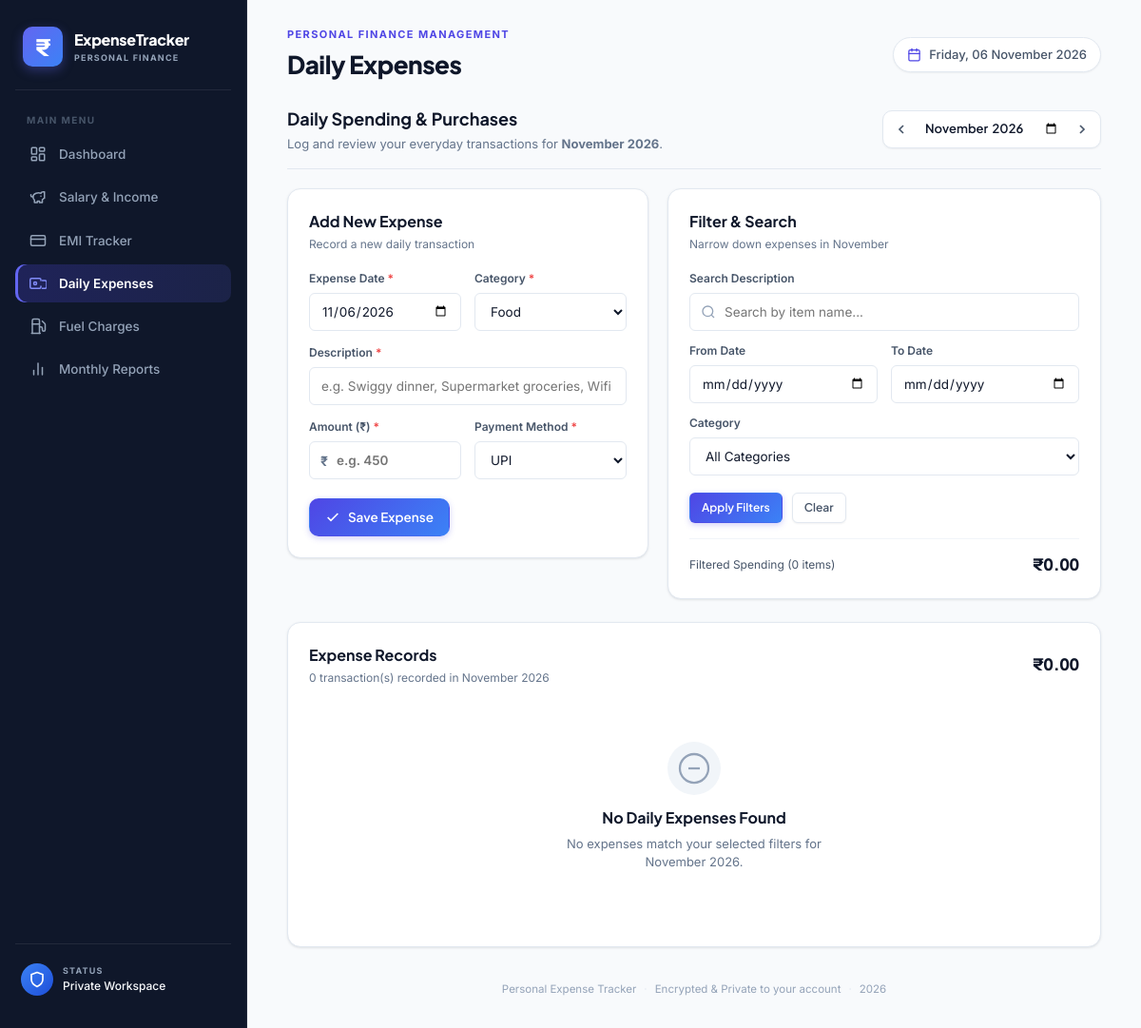
Before: /expenses with the older database file.
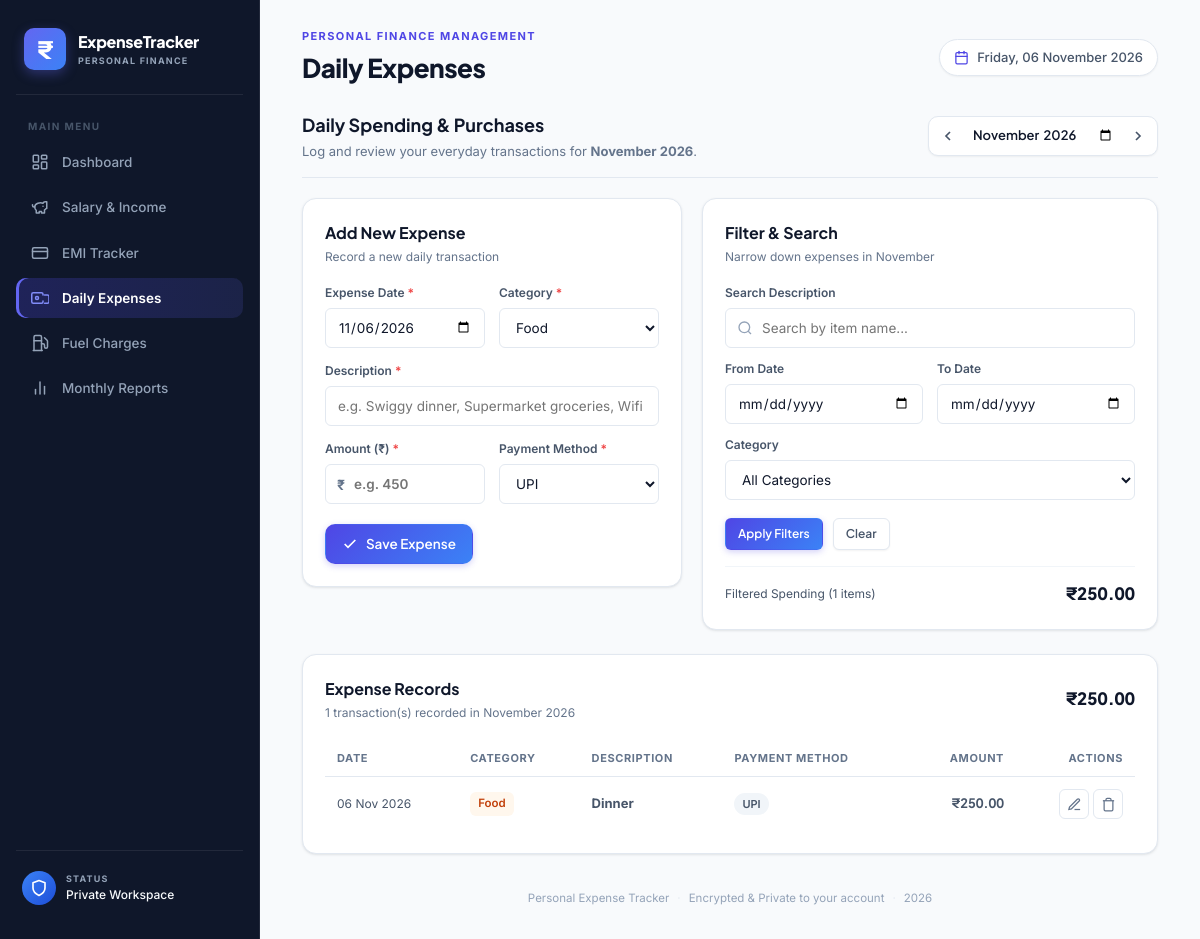
After: the same page with the newer database file.
### database.py (models this page shows)
class DailyExpense(Base):
    __tablename__ = "daily_expenses"
    __table_args__ = (
        CheckConstraint("amount_paise > 0", name="ck_expense_amount"),
        Index("idx_expenses_user_date", "user_id", "expense_date"),
    )
    id = Column(Integer, primary_key=True)
    user_id = Column(Integer, ForeignKey("users.id", ondelete="CASCADE"), nullable=False)
    expense_date = Column(String(10), nullable=False)
    category = Column(String, nullable=False)
    description = Column(String, nullable=False)
    amount_paise = Column(Integer, nullable=False)
    payment_method = Column(String, nullable=False)

### app.py (the view, shortened to what this page needs)
@app.route("/expenses", methods=["GET", "POST"])
@login_required
def expenses():
    month, year = selected_period(request.form if request.method == "POST" else None)
    record_id = request.form.get("id") if request.method == "POST" else request.args.get("edit")
    record = (
        fetch_record("daily_expenses", int(record_id))
        if record_id and record_id.isdigit()
        else None
    )
    return render_expenses_page(
        month, year, request.form if request.method == "POST" else None, record
    )

### templates/expenses.html (shortened to what this page needs)
{% extends "base.html" %}
{% block page_heading %}Daily Expenses{% endblock %}
{% block content %}
<section class="page-intro">
    <div class="intro-heading">
        <h2>Daily Spending & Purchases</h2>
        <p>Log and review your everyday transactions for <strong>{{ month_name }} {{ year }}</strong>.</p>
    </div>
    <div class="intro-controls">
        <form class="period-picker-group" method="get">
            <a class="period-nav-btn" href="{{ url_for('expenses', month=prev_month_value) }}" title="Previous Month">
                <svg width="16" height="16" viewBox="0 0 24 24" fill="none" stroke="currentColor" stroke-width="2.5"><polyline points="15 18 9 12 15 6"/></svg>
            </a>
            <div class="period-input-wrapper">
                <input type="month" name="month" value="{{ month_value }}" onchange="this.form.submit()">
            </div>
            <a class="period-nav-btn" href="{{ url_for('expenses', month=next_month_value) }}" title="Next Month">
                <svg width="16" height="16" viewBox="0 0 24 24" fill="none" stroke="currentColor" stroke-width="2.5"><polyline points="9 18 15 12 9 6"/></svg>
            </a>
        </form>
    </div>
</section>
<div class="content-split-layout">
    <section class="panel form-panel">
        <div class="panel-header">
            <div>
                <h3 class="panel-title">{{ "Edit" if record else "Add New" }} Expense</h3>
                <p class="panel-subtitle">{{ "Update expense details" if record else "Record a new daily transaction" }}</p>
            </div>
        </div>
        <form method="post" class="standard-form" data-validate>
            <div class="form-row-2">
                <div class="form-field">
                    <label for="expense-date">Expense Date <span class="required">*</span></label>
                    <input id="expense-date"
                           name="expense_date"
                           type="date"
                           required
                           value="{{ form_data.get('expense_date', record['expense_date'] if record else today_iso) if form_data else (record['expense_date'] if record else today_iso) }}">
                </div>
                <div class="form-field">
                    <label for="expense-category">Category <span class="required">*</span></label>
                    <select id="expense-category" name="category" required>
                        {% for item in categories %}
                            <option value="{{ item }}" {% if (form_data.get('category') if form_data else (record['category'] if record else '')) == item %}selected{% endif %}>
                                {{ item }}
                            </option>
                        {% endfor %}
                    </select>
                </div>
            </div>
            <div class="form-field">
                <label for="expense-desc">Description <span class="required">*</span></label>
                <input id="expense-desc"
                       name="description"
                       type="text"
                       required
                       placeholder="e.g. Swiggy dinner, Supermarket groceries, Wifi bill"
                       value="{{ form_data.get('description', record['description'] if record else '') if form_data else (record['description'] if record else '') }}">
            </div>
            <div class="form-row-2">
                <div class="form-field">
                    <label for="expense-amount">Amount (₹) <span class="required">*</span></label>
                    <div class="input-currency-wrapper">
                        <span class="currency-prefix">₹</span>
                        <input id="expense-amount"
                               name="amount"
                               type="number"
                               min="0.01"
                               step="0.01"
                               required
                               placeholder="e.g. 450"
                               value="{{ form_data.get('amount', record['amount_paise']|rupee_val if record else '') if form_data else (record['amount_paise']|rupee_val if record else '') }}">
                    </div>
                </div>
                <div class="form-field">
                    <label for="expense-payment">Payment Method <span class="required">*</span></label>
                    <select id="expense-payment" name="payment_method" required>
                        {% for item in payment_methods %}
                            <option value="{{ item }}" {% if (form_data.get('payment_method') if form_data else (record['payment_method'] if record else 'UPI')) == item %}selected{% endif %}>
                                {{ item }}
                            </option>
                        {% endfor %}
                    </select>
                </div>
            </div>
            <div class="form-actions-bar">
                <button class="btn btn-primary" type="submit">
                    <svg width="16" height="16" viewBox="0 0 24 24" fill="none" stroke="currentColor" stroke-width="2.5"><polyline points="20 6 9 17 4 12"/></svg>
                    <span>{{ "Update Expense" if record else "Save Expense" }}</span>
                </button>
            </div>
        </form>
    </section>
    <section class="panel filter-panel">
        <div class="panel-header">
            <div>
                <h3 class="panel-title">Filter & Search</h3>
                <p class="panel-subtitle">Narrow down expenses in {{ month_name }}</p>
            </div>
        </div>
        <form method="get" class="filter-form">
            <div class="form-field">
                <label for="search-input">Search Description</label>
                <div class="input-search-wrapper">
                    <input id="search-input" type="text" name="q" placeholder="Search by item name..." value="{{ search_query }}">
                </div>
            </div>
            <div class="form-row-2">
                <div class="form-field">
                    <label for="start-date-input">From Date</label>
                    <input type="date" id="start-date-input" name="start_date" value="{{ start_date }}">
                </div>
                <div class="form-field">
                    <label for="end-date-input">To Date</label>
                    <input type="date" id="end-date-input" name="end_date" value="{{ end_date }}">
                </div>
            </div>
            <div class="form-field">
                <label for="filter-category-select">Category</label>
                <select id="filter-category-select" name="category">
                    <option value="">All Categories</option>
                </select>
            </div>
            <div class="form-actions-bar">
                <button class="btn btn-primary btn-sm" type="submit">Apply Filters</button>
                <a class="btn btn-secondary btn-sm" href="{{ url_for('expenses', month=month, year=year) }}">Clear</a>
            </div>
        </form>
        <div class="filter-summary-card">
            <span class="filter-summary-label">Filtered Spending ({{ records|length }} items)</span>
            <strong class="filter-summary-val">{{ filtered_total|rupees }}</strong>
        </div>
    </section>
</div>
<section class="panel section-mt">
    <div class="panel-header">
        <div>
            <h3 class="panel-title">Expense Records</h3>
            <p class="panel-subtitle">{{ records|length }} transaction(s) recorded in {{ month_name }} {{ year }}</p>
        </div>
        <strong class="panel-highlight-val">{{ filtered_total|rupees }}</strong>
    </div>
    {% if records %}
        <div class="table-responsive">
            <table class="data-table">
                <thead>
                    <tr>
                        <th>Date</th>
                        <th>Category</th>
                        <th>Description</th>
                        <th>Payment Method</th>
                        <th class="text-right">Amount</th>
                        <th class="text-right">Actions</th>
                    </tr>
                </thead>
                <tbody>
                    {% for item in records %}
                    <tr class="{% if record and record['id'] == item['id'] %}row-highlight{% endif %}">
                        <td class="cell-date">{{ item["expense_date"]|date_display }}</td>
                        <td>
                            <span class="category-chip category-{{ item['category']|lower }}">
                                {{ item["category"] }}
                            </span>
                        </td>
                        <td class="cell-desc"><strong>{{ item["description"] }}</strong></td>
                        <td>
                            <span class="badge badge-neutral">{{ item["payment_method"] }}</span>
                        </td>
                        <td class="cell-amount text-right">{{ item["amount_paise"]|rupees }}</td>
                        <td class="cell-actions text-right">
                            <a class="action-btn edit-btn" href="{{ url_for('expenses', edit=item['id'], month=month, year=year) }}" title="Edit expense">
                                <svg width="15" height="15" viewBox="0 0 24 24" fill="none" stroke="currentColor" stroke-width="2"><path d="M12 20h9"></path><path d="M16.5 3.5a2.121 2.121 0 0 1 3 3L7 19l-4 1 1-4L16.5 3.5z"></path></svg>
                            </a>
                            <form method="post" action="{{ url_for('delete_expense', record_id=item['id']) }}" class="inline-form" data-confirm="Are you sure you want to delete '{{ item['description'] }}'?">
                                <button class="action-btn delete-btn" type="submit" title="Delete expense">
                                    <svg width="15" height="15" viewBox="0 0 24 24" fill="none" stroke="currentColor" stroke-width="2"><polyline points="3 6 5 6 21 6"></polyline><path d="M19 6v14a2 2 0 0 1-2 2H7a2 2 0 0 1-2-2V6m3 0V4a2 2 0 0 1 2-2h4a2 2 0 0 1 2 2v2"></path></svg>
                                </button>
                            </form>
                        </td>
                    </tr>
                    {% endfor %}
                </tbody>
            </table>
        </div>
    {% else %}
        <div class="empty-state">
            <div class="empty-icon-wrap">
                <svg width="36" height="36" viewBox="0 0 24 24" fill="none" stroke="currentColor" stroke-width="1.5"><circle cx="12" cy="12" r="10"></circle><line x1="8" x2="16" y1="12" y2="12"></line></svg>
            </div>
            <h4>No Daily Expenses Found</h4>
            <p>No expenses match your selected filters for {{ month_name }} {{ year }}.</p>
        </div>
    {% endif %}
</section>
{% endblock %}

### templates/base.html (shortened to what this page needs)
<!doctype html>
<html lang="en">
<head>
    <link rel="stylesheet" href="{{ url_for('static', filename='css/style.css') }}">
</head>
<body>
    <aside class="sidebar" id="sidebar">
        <a class="brand" href="{{ url_for('dashboard') }}">
            <div class="brand-mark">
                <span>₹</span>
            </div>
            <div class="brand-text">
                <span class="brand-title">ExpenseTracker</span>
                <span class="brand-subtitle">PERSONAL FINANCE</span>
            </div>
        </a>
        <div class="nav-section-label">MAIN MENU</div>
        <nav class="sidebar-nav" aria-label="Main navigation">
            <a class="nav-link {% if request.endpoint == 'dashboard' %}active{% endif %}" href="{{ url_for('dashboard') }}">
                <span class="nav-icon">
                </span>
                <span>Dashboard</span>
            </a>
            <a class="nav-link {% if request.endpoint == 'salary' %}active{% endif %}" href="{{ url_for('salary') }}">
                <span class="nav-icon">
                </span>
                <span>Salary & Income</span>
            </a>
            <a class="nav-link {% if request.endpoint in ['emi', 'delete_emi', 'toggle_emi_status'] %}active{% endif %}" href="{{ url_for('emi') }}">
                <span class="nav-icon">
                    <svg width="18" height="18" viewBox="0 0 24 24" fill="none" stroke="currentColor" stroke-width="2" stroke-linecap="round" stroke-linejoin="round">
                        <rect width="20" height="14" x="2" y="5" rx="2"></rect>
                        <line x1="2" x2="22" y1="10" y2="10"></line>
                    </svg>
                </span>
                <span>EMI Tracker</span>
            </a>
            <a class="nav-link {% if request.endpoint in ['expenses', 'delete_expense'] %}active{% endif %}" href="{{ url_for('expenses') }}">
                <span class="nav-icon">
                </span>
                <span>Daily Expenses</span>
            </a>
            <a class="nav-link {% if request.endpoint in ['fuel', 'delete_fuel'] %}active{% endif %}" href="{{ url_for('fuel') }}">
                <span class="nav-icon">
                </span>
                <span>Fuel Charges</span>
            </a>
            <a class="nav-link {% if request.endpoint in ['reports', 'export_csv'] %}active{% endif %}" href="{{ url_for('reports') }}">
                <span class="nav-icon">
                    <svg width="18" height="18" viewBox="0 0 24 24" fill="none" stroke="currentColor" stroke-width="2" stroke-linecap="round" stroke-linejoin="round">
                        <line x1="18" x2="18" y1="20" y2="10"></line>
                        <line x1="12" x2="12" y1="20" y2="4"></line>
                        <line x1="6" x2="6" y1="20" y2="14"></line>
                    </svg>
                </span>
                <span>Monthly Reports</span>
            </a>
        </nav>
        <div class="sidebar-account">
            <div class="account-profile">
                <div class="account-avatar">
                    <svg width="18" height="18" viewBox="0 0 24 24" fill="none" stroke="currentColor" stroke-width="2.2" stroke-linecap="round" stroke-linejoin="round">
                        <path d="M12 22s8-4 8-10V5l-8-3-8 3v7c0 6 8 10 8 10z"></path>
                    </svg>
                </div>
                <div class="account-info">
                    <span class="account-label">STATUS</span>
                    <strong class="account-email">Private Workspace</strong>
                </div>
            </div>
        </div>
    </aside>
    <main class="main-content">
        <header class="topbar">
            <div class="topbar-left">
                <p class="eyebrow">PERSONAL FINANCE MANAGEMENT</p>
                <h1 class="page-title">{% block page_heading %}Dashboard{% endblock %}</h1>
            </div>
            <div class="topbar-right">
                <div class="date-badge">
                    <span>{{ today_label }}</span>
                </div>
            </div>
        </header>
        <div class="page-body">
            {% block content %}{% endblock %}
        </div>
        <footer class="app-footer">
            <div class="footer-content">
                <span>Personal Expense Tracker</span>
                <span class="footer-dot">&middot;</span>
                <span>Encrypted & Private to your account</span>
                <span class="footer-dot">&middot;</span>
                <span>{{ current_year }}</span>
            </div>
        </footer>
    </main>
</body>
</html>

Changed rows visible on the page:
added DailyExpense: expense_date "06 Nov 2026", category "Food", description "Dinner", payment_method "UPI", amount_paise "₹250.00"
Other visible differences:
{{ records|length }}: "0" → "1"
{{ filtered_total|rupees }}: "₹0.00" → "₹250.00"
{{ month_name }}: "November" → (not shown)
{{ year }}: "2026" → (not shown)
text no longer shown: "No Daily Expenses Found No expenses match your selected filters for ."
text now shown: "DATE CATEGORY DESCRIPTION PAYMENT METHOD AMOUNT ACTIONS"
